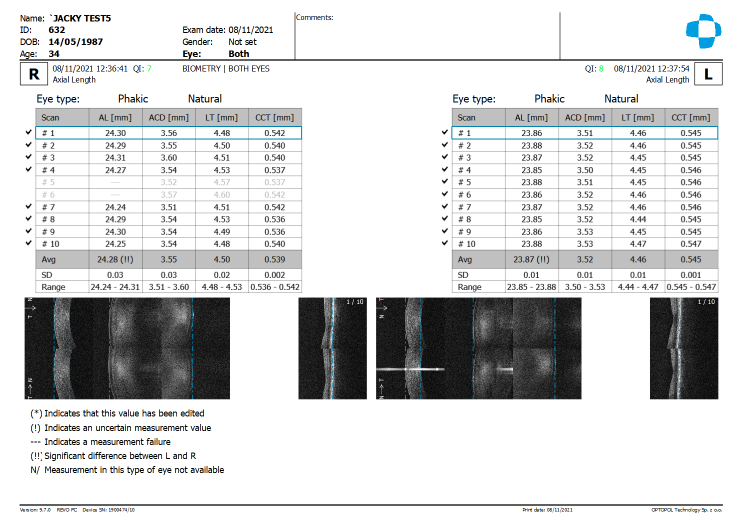
#> input picture SampleData/Revo/sample05.png, 1485 x 1050 px (shown at 1/2 size)
$ python -i Revo.py   (imports and definitions only)   (older library calls are emulated)
#> lines starting #> are read from the running program, lines starting #| are printed output that depends on the picture; after the words box and inside, x2 and y2 are one past the last pixel; in counts of white or black regions, pixels touching at a corner belong together
import re
import cv2
import os
import pandas as pd
import numpy as np
import pytesseract
from pytesseract import Output

class Parser:
    """
         parse data from a fixed-format Revo bmp file output using OCR

    """
    def __init__(self):
        # Create a grid for the right and left eye sub-image data where text is expected to appear
        cols_r       = [int(190 +(rIdx/2)*110) if (rIdx%2)==0 else int(270+110*(rIdx-1)/2)  for rIdx in range(8)]
        cols_l       = [int(1020+(rIdx/2)*110) if (rIdx%2)==0 else int(1100+110*(rIdx-1)/2) for rIdx in range(8)]
        rows_r       = [int(255 + 25*(rIdx/2)) if (rIdx%2)==0 else int(275+25*(rIdx-1)/2)   for rIdx in range(22)]
        rows_l       = [int(255 + 25*(rIdx/2)) if (rIdx%2)==0 else int(275+25*(rIdx-1)/2)   for rIdx in range(22)]
        self.rows_r  = np.asanyarray(rows_r,dtype=np.int)
        self.cols_r  = np.asanyarray(cols_r,dtype=np.int)
        self.rows_l  = np.asanyarray(rows_l,dtype=np.int)
        self.cols_l  = np.asanyarray(cols_l,dtype=np.int)
        self.marks_r = [47,67]   # column boundaries (left right) for the  icon acceptable measurement icon (V)
        self.marks_l = [880,900] # column boundaries (left right) for the  icon acceptable measurement icon (V)
        self.boxWidht  = 80  # pix
        self.boxHeight = 20  # pix

    def Parse(self,imgFilePath,patID=0,output='row',gamma=0.9,minWidth=3,minHeight=10,maxArea=1500,minConf=5,exportImage=False, exportImageName='revo_results.bmp'):
        """
             Parse OCT data from a fixed format report of Optopol
             Parameters:
             ----------
             imgFilePath, str
               path to the report bmp file
               image must be 1485X1050 pix in size
             patID, object, default=0
               the patID to assign to the row output (output='row')
               patID will not be applied to the table in the case output='table'
             output, str
              output type: 'row'   - one DF row
                           'table' - DF with measurments 1-10 and Avg for Right/Left
             gamma, float, default = 0.8
               image stretchig factor
             minWidht, int, default = 3
              minimal width of the bounding box of a word
             minHeight, int, default=10
                minimal height of the bounding box of a word
             maxArea, int, default = 1500
               maxiaml area of the bounding box of a word
             minConf, int, default=5
               minimal confidence of a word (0-100)
             exportImage, bool, default=False
               flag to export the resulting image with text bounding boxes
             exportImageName, str, default=revo_results.bmp
             name of the exported images

             Output:
             -------
             res, dataFrame
              results dataframe for left and right eye
        """
#> called with imgFilePath = '../SampleData/Revo/sample05.png', patID = 0, output = 'row', gamma = 0.9, minWidth = 3, minHeight = 10, maxArea = 1500, minConf = 5
        if imgFilePath is None:
            if output.lower()=='row':
                res = pd.DataFrame(index=[patID])
                fName = ['AxialLength','ACD','LT','CCT']
                inds  = [0,1,2,3,4,5,6,7,8,9,'Avg']
                for lIdx in ['_Right','_Left']:
                    for fIdx in fName:
                        for iIdx in inds:
                            res.loc[patID,f'{fIdx}_{iIdx}{lIdx}'] = None
            elif output.lower()=='table':
                res = pd.DataFrame(index =[0,1,2,3,4,5,6,7,8,9,'Avg'],columns=['AxialLength','ACD','LT','CCT'])
            else:
                raise ValueError(f'Unknown option output={output}')
            return res
        if not os.path.exists(imgFilePath):
            Warning(f"Cannot find the file {imgFilePath}. Returning nan values")
        else:
            # Read image
            img  = cv2.imread(imgFilePath)
#> img is the input picture: shape (1050, 1485, 3); mean B, G, R 213.3, 213, 212.3

        if not imgFilePath.__class__==str:
            raise ValueError(f"imgFilePath must be a string. Got {imgFilePath.__class__}")
        if not (img.shape[1]==1485)&(img.shape[0]==1050): #NOTE: consider removing (too restrictive)
            raise ValueError(f"Image must be (1050x1485). Got img.shape={img.shape}")
        # check input values
        if not (minWidth.__class__==int)&(minWidth>1)&(minWidth<img.shape[1]):
            raise ValueError(f"minWidth must be a positive integer smaller than image width. Got {minWidth} but num. columns= {img.shape[1]}")
        if not (minHeight.__class__==int)&(minHeight>1)&(minHeight<img.shape[0]):
            raise ValueError(f"minHeight must be a positive integer smaller than image height. Got {minHeight} but num. rows={img.shape[0]}")
        if not (maxArea>1)&(maxArea<img.shape[0]*img.shape[1]):
            raise ValueError(f"maxArea must be smaller than the image total number of pixels. Got maxArea={maxArea}, but img shape={img.shape}")
        if not (minConf>0)&(minConf<100):
            if minConf<0:
                newMinConf = 0
            elif minConf>100:
                newMinConf=100
            Warning(f"minConf must be in the range (0,100). Got {minConf}. setting min conf to {newMinConf}")
            minConf = newMinConf
        if not (output.lower() in ['row','table']):
            raise ValueError(f"variable 'output' must be either row or table. Got {output}")
        if not (exportImage.__class__==bool):
            raise ValueError(f"exportImage variable must be a boolean flag. Got {exportImage}")
        if not (exportImageName.__class__==str):
            raise ValueError(f"exportImageName must be a valid string. Got {exportImageName}")

        ims  = np.asanyarray(np.asanyarray(img,dtype=np.float)**gamma,dtype=np.uint8)
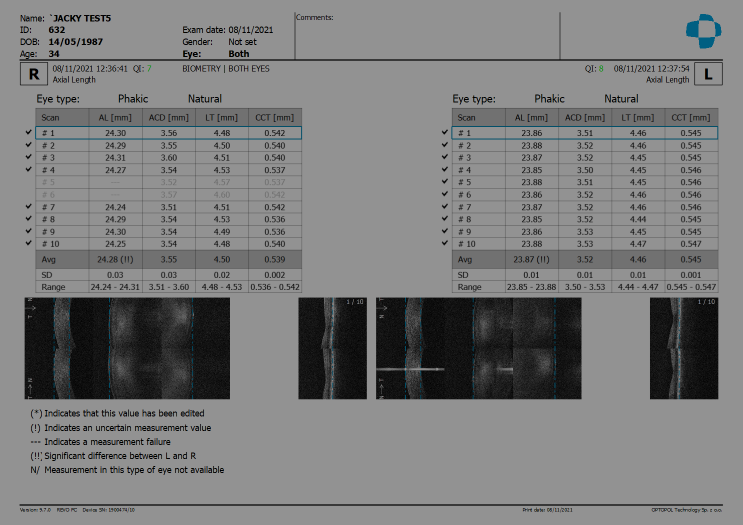
#> ims: shape (1050, 1485, 3) (shown at 1/2 size); mean B, G, R 123, 122.9, 122.4
        gray = cv2.cvtColor(ims, cv2.COLOR_RGB2GRAY)
        imc  = cv2.adaptiveThreshold(gray,255,cv2.ADAPTIVE_THRESH_GAUSSIAN_C,cv2.THRESH_BINARY,11,2)
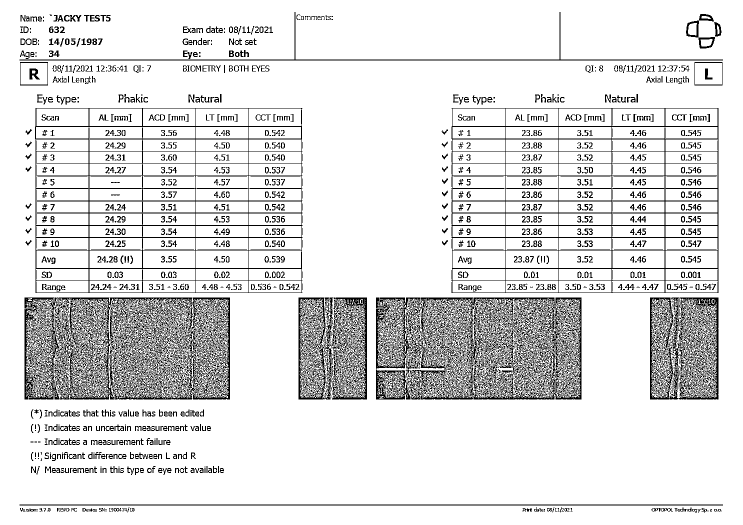
#> imc: shape (1050, 1485) (shown at 1/2 size); 87.3% white; black in thin lines or dots

        data_l,res_l = self._ParseImage(imc,'left',
                                        minWidth=minWidth,
                                        minHeight=minHeight,
                                        maxArea=maxArea,
                                        minConf=minConf)
        data_r,res_r = self._ParseImage(imc,'right',
                                        minWidth=minWidth,
                                        minHeight=minHeight,
                                        maxArea=maxArea,
                                        minConf=minConf)

        if exportImage:
            for i in range(len(data_r['text'])):
                (x, y, w, h) = (data_r['left'][i], data_r['top'][i], data_r['width'][i], data_r['height'][i])
                cv2.rectangle(img, (x, y), (x + w, y + h), (0, 255, 0), 1)

            for i in range(len(data_l['text'])):
                (x, y, w, h) = (data_l['left'][i], data_l['top'][i], data_l['width'][i], data_l['height'][i])
                cv2.rectangle(img, (x, y), (x + w, y + h), (0, 255, 0), 1)

            cv2.imwrite(exportImageName,img) # debug image

        if output.lower()=='table':
            for cIdx in res_r.columns:
                res_r.rename(columns={cIdx: cIdx+'_Right'}, inplace=True, errors='raise')
            for cIdx in res_l.columns:
                res_l.rename(columns={cIdx:cIdx+'_Left'},inplace=True, errors='raise')
            res = pd.concat([res_r,res_l],axis=1,ignore_index=False,verify_integrity=True)
        elif output.lower()=='row':
            res = pd.DataFrame(index=[patID])
            for cIdx in res_l.columns:
                for idx in res_l.index:
                    res.loc[patID,f'{cIdx}_{idx}_Left']  = res_l.loc[idx,cIdx]
            for cIdx in res_r.columns:
                for idx in res_r.index:
                    res.loc[patID,f'{cIdx}_{idx}_Right'] = res_r.loc[idx,cIdx]

        return res

    def _GetCombinedBlocksImage(self,imc,eye):
        """
         crop the input image and rebuild it without the grid
         Parameters:
         ----------
          imc, 2d array (float/uint8)
           input image
          eye, str
           eye indicator, 'left' or 'right'
         Output:
         -----
         imTotal, array 2d
          image, with a similar size as the input image
          for which only the text boxes appear
          text boxes coordinates are defined in self.rows_r(l)/self.cols_r(l)

        """
#> called with eye = 'left'
        if not (eye.__class__==str)&(eye in ['left','right']):
            raise ValueError("eye variable must be either 'left' or 'right'. Got {eye}")
        imTotal = np.ones(imc.shape,dtype=np.uint8)*255
        for rIdx in np.arange(0,len(self.rows_r)-1,2):
            for cIdx in np.arange(0,len(self.cols_r)-1,2):
                if eye.lower()=='right':
                    r0 = self.rows_r[rIdx]
                    r1 = self.rows_r[rIdx+1]
                    c0 = self.cols_r[cIdx]
                    c1 = self.cols_r[cIdx+1]
                elif eye.lower()=='left':
                    r0 = self.rows_l[rIdx]
                    r1 = self.rows_l[rIdx+1]
                    c0 = self.cols_l[cIdx]
                    c1 = self.cols_l[cIdx+1]
                imTotal[r0:r1,c0:c1] =imc[r0:r1,c0:c1]
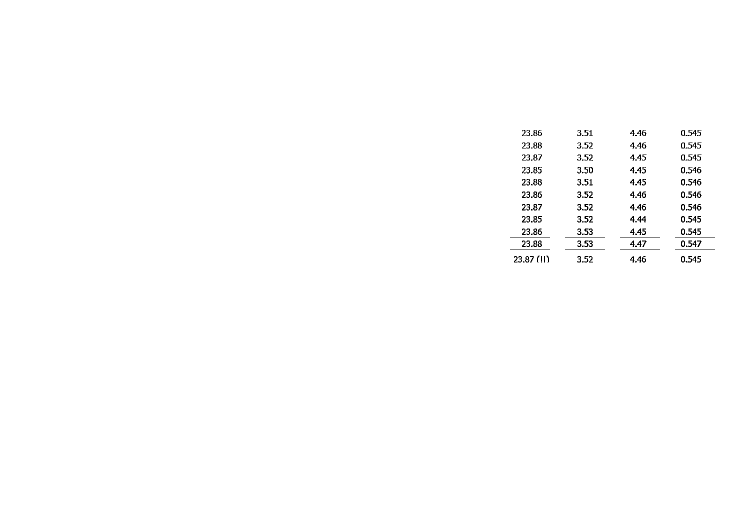
#> imTotal: shape (1050, 1485) (shown at 1/2 size); 99.4% white; black in thin lines or dots, all inside (x1, y1, x2, y2) = (1020, 260, 1430, 525)

        return imTotal

    def _ParseImage(self,img,eye,minWidth=3,minHeight=10,maxArea=1500,minConf=5,minBlobAreaPix=4,min_v_area=30):
        """
             Run OCR on the output image of the octopol OCT
             Parameters:
             -----------
             img, input b&w/grayscale or 2d array
             eye : str
               left or right eye image, eye='left'/eye='right'
             minwidth : int
               minimal width of the bounding box of the word
             minHeight : int
                minimal height of the bounding box of the word
             maxArea : int
                maxiaml area of the bounding box of a word
             minconf : float
                minimal confidance of the found word (see the conf output from pytesseract)
             minBlobAreaPix : int
                the minimal number of pixels in a connected component.
                connected component with number of pixels below this number will be removed
             min_v_area : int, default = 30
               minimal number of pixels indicating a valid row of measurements, when looking for the V sign
               indicator from Optopol


            Output
            -------
            data : dictionary
              output dictionary from pytesseract
            res  : DataFrame
              organized extracted values in a DF, with columns
              corresponding to AxialLength (mm), ACD (mm), LT(mm), CCT(mm)
              the rows correspond to 10 measurementsm and the Avg to the average
              (as computed by the OCT)
        """
        imc    = self._GetCombinedBlocksImage(img,eye)
        imc    = self._RemoveBlobs(imc,minArea=minBlobAreaPix)
        # custom_config = r'-c tessedit_char_blacklist=abcdefghijklmnopqrstuvwxyz!@#$%^&*()¢ --psm 6'

        data   = pytesseract.image_to_data(imc,lang='eng',output_type=Output.DICT)#,config="--psm 10 --oem 10 -c tessedit_char_whitelist=0123456789.")
        width  = np.asanyarray(data['width'],dtype=np.int)
        height = np.asanyarray(data['height'],dtype=np.int)
        c      = np.asanyarray(data['conf'],dtype=np.float)
        inds   = (c>minConf)&(width>minWidth)&(height>minHeight)&((width*height)<maxArea)

        # Filter dictionaries
        for kIdx in data.keys():
            data[kIdx]= np.asanyarray(data[kIdx])[inds]
        # organize output
        # re-sort by rows and columns
        data['col_num'] = np.zeros(len(data['line_num']))
        rowNum=0
        if eye.lower()=='right':
            rows = self.rows_r
            cols = self.cols_r
        elif eye.lower()=='left':
            rows = self.rows_l
            cols = self.cols_l

        for rIdx in np.arange(0,len(rows)-1,2):
            data['line_num'][np.where((data['top']>=rows[rIdx])&(data['top']<=rows[rIdx+1]))]=rowNum
            rowNum+=1

        colNum=0
        for cIdx in np.arange(0,len(cols)-1,2):
            data['col_num'][np.where((data['left']>=cols[cIdx])&(data['left']<=cols[cIdx+1]))]=colNum
            colNum+=1

        # arrange values in a table
        res = pd.DataFrame(index =[0,1,2,3,4,5,6,7,8,9,'Avg'],columns=['AxialLength','ACD','LT','CCT','valid'])

        # Check for row validity according to the Optopol V mark located to the left of the row of measurements
        # in the bmp report. Those are invalif measurements which are not  taken into account while computing the mean,
        # and are colored light gray. We want to exclude thwse measurements
        # to detect those measurments, we look for the v mark to the left of the row
        res.loc['Avg','valid'] = True
        if eye.lower()=='right':
            rows = self.rows_r
            cols = self.marks_r
        elif eye.lower() =='left':
            rows = self.rows_l
            cols = self.marks_l
        for rIdx in range(10): # for each line
            v_img = img[int(rows[2*rIdx]):int(rows[2*rIdx+1]),cols[0]:cols[1]]
            if (v_img==0).sum()>min_v_area:
                res.loc[res.index[rIdx],'valid'] = True
            else:
                res.loc[res.index[rIdx],'valid'] = False

        for dIdx in range(len(data['text'])):
            rowInd = res.index[int(data['line_num'][dIdx])]
            colInd = res.columns[int(data['col_num'][dIdx])]
            # clean the output string
            val    = data['text'][dIdx].replace(',','.')
            re_val = re.findall('\d+\.\d+',val)

            # TODO: pass the val extracted to a processing method to eliminate/correct bad strings
            # correct for cases in which the decimal point appears at the end position

            if len(re_val)==1:
                val = re_val[0]

            valid  = self._CheckValueValidity(val)
            if valid:
                if len(re.findall(r'\.',val))==0:
                    if re.findall('cct',colInd):
                        # transform to a number
                        # val = float(val)/1000
                        res.loc[rowInd,colInd] = float(val)/1000
                    else:
                        # val = float(val)/100
                        res.loc[rowInd,colInd] = float(val)/100
                else:
                    # val = float(val)
                    res.loc[rowInd,colInd] = float(val)

        # re-compute averages, if missing, using available data
        res = self._RecomputeAverages(res,eye)

        return data,res

    @staticmethod
    def _RemoveBlobs(imc,minArea=4):
        """
            Remove connected components of area less than minArea
            input image, imc, must be b&W
            output is imc without the isolated regions
        """
#> called with minArea = 4
        _, _, stats, _ = cv2.connectedComponentsWithStats(255-imc, connectivity=8)
#> stats = 208 rows, first 6: [0, 0, 1485, 1050, 1550282], [1044, 260, 8, 12, 38], [1053, 260, 7, 12, 39], [1066, 260, 9, 12, 53], [1076, 260, 8, 12, 46], [1154, 260, 9, 12, 44]
        for sIdx in range(len(stats)):
            if stats[sIdx,4]<minArea:
                row    = stats[sIdx,1]
                col    = stats[sIdx,0]
                width  = stats[sIdx,2]
                height = stats[sIdx,3]
                imc[row:(row+height),col:(col+width)] = 255
        return imc

    # [47 lines left out: functions _RecomputeAverages, _CheckValueValidity, not called in this run]

#> (the run stopped early here; a loop or call above may not have finished)
